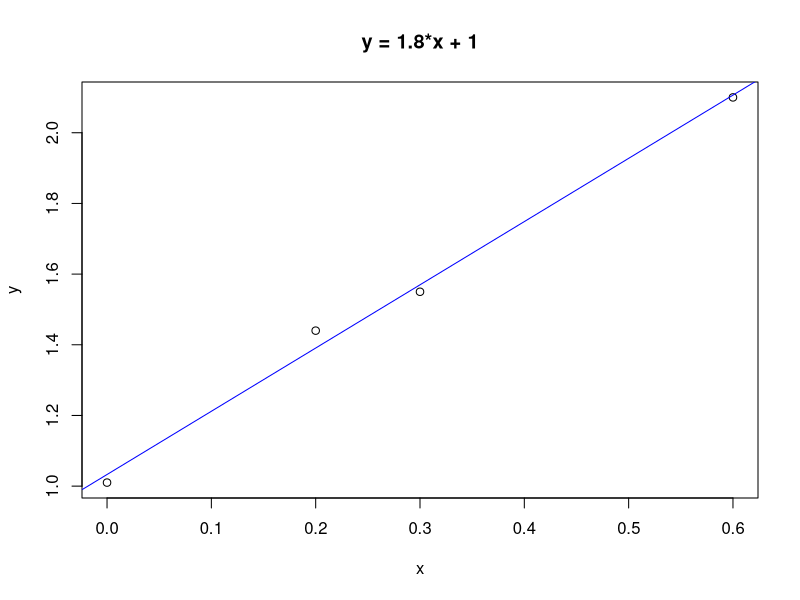
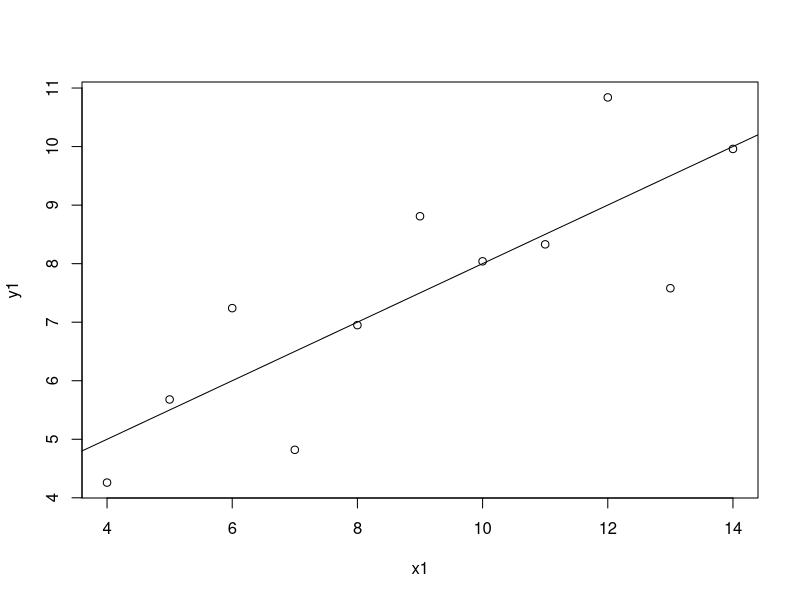
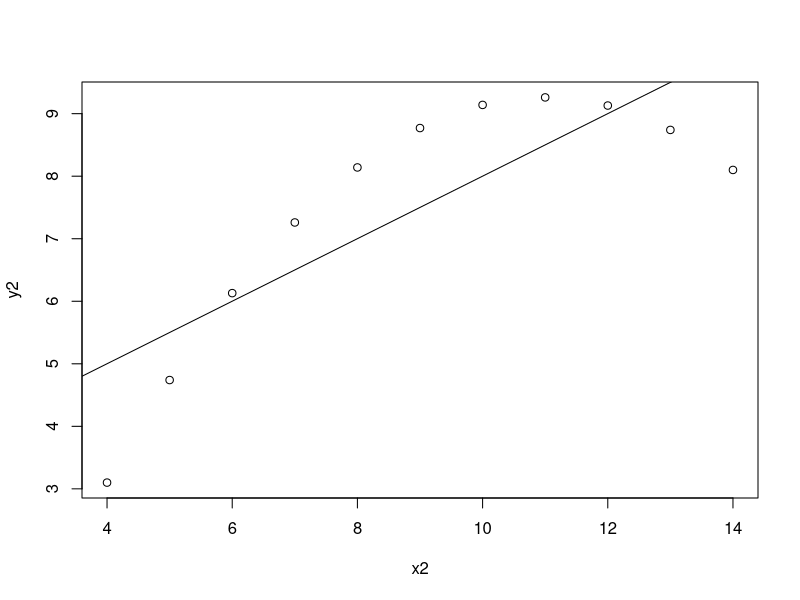
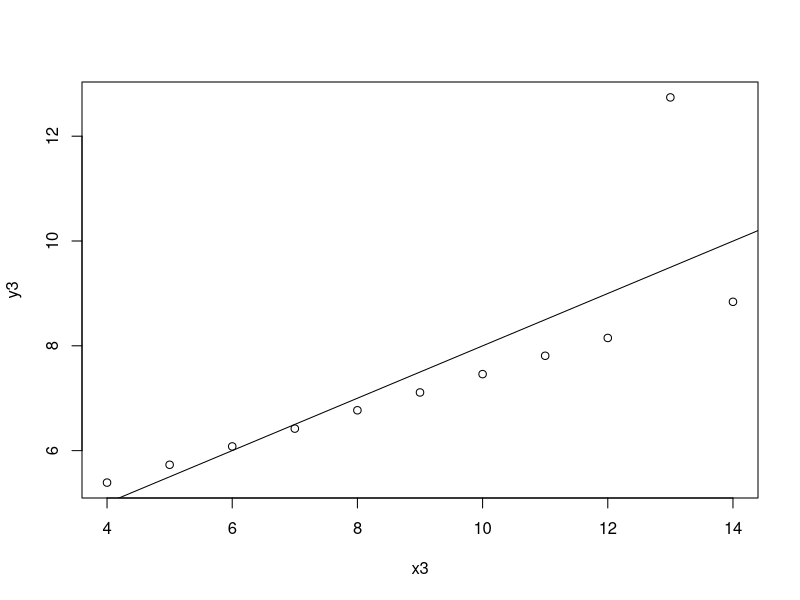
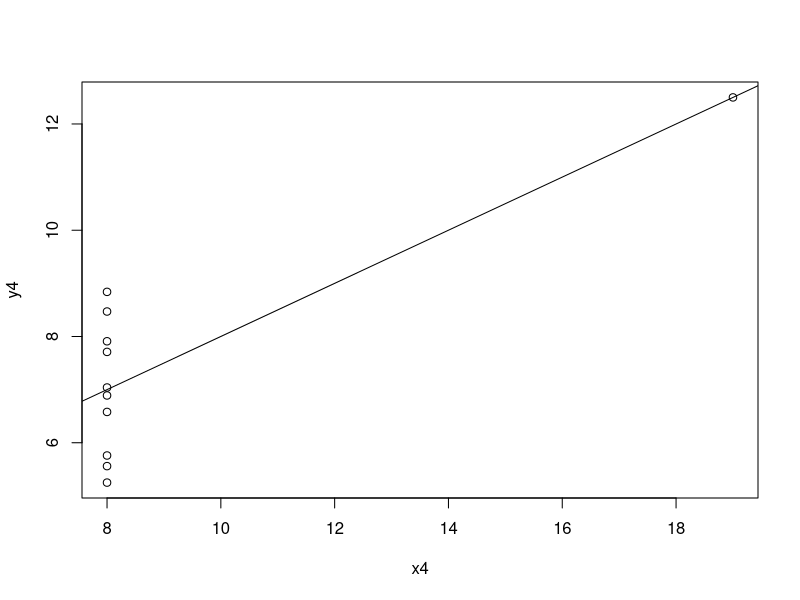
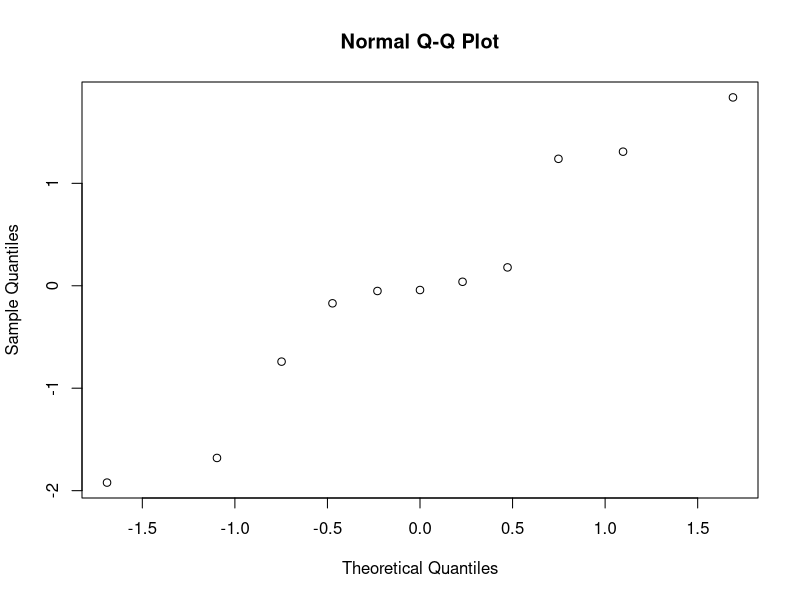
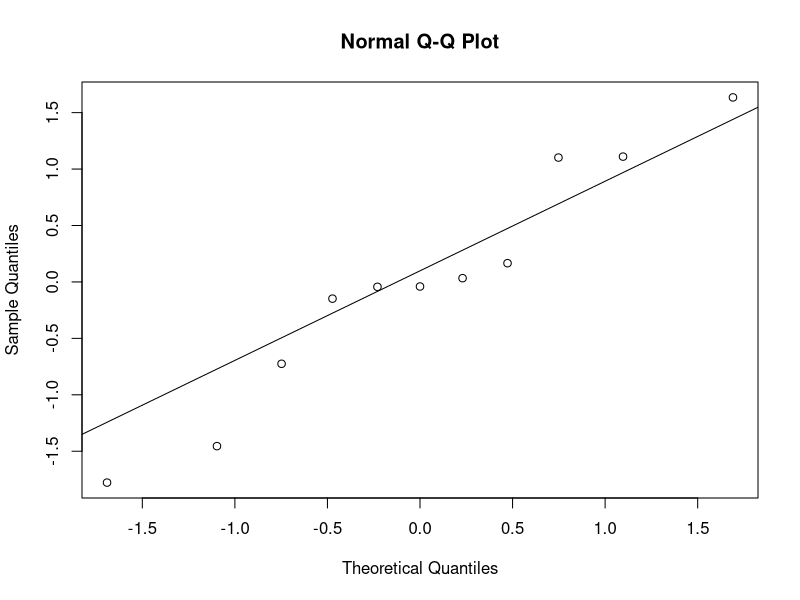
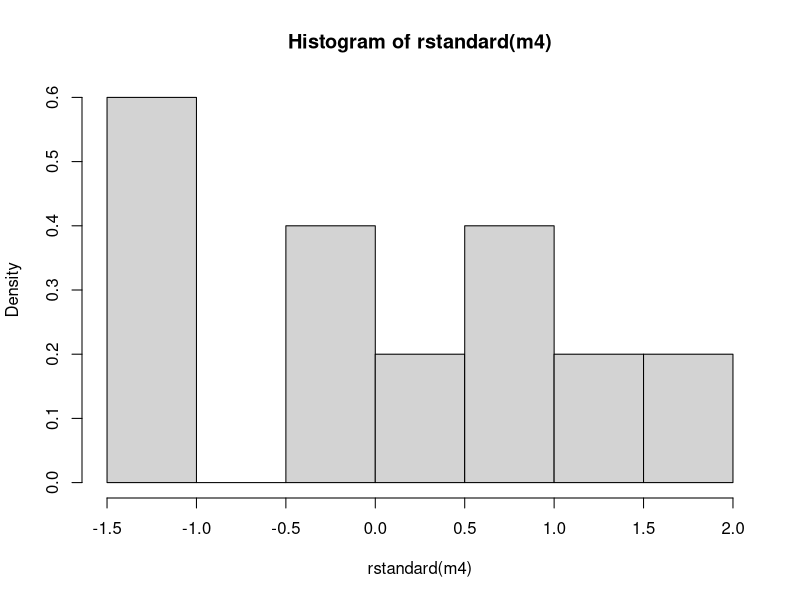

Source code (R) for these figures, in order:
require(stats)
attach(anscombe)
a <- read.csv('data/hooker-data.data')
x <- c(0, 0.2, 0.3, 0.6)
y <-  c(1.01, 1.44, 1.55, 2.1)
donnees <- data.frame(varx = x,
                      vary = y)
reg <- lm(vary~varx, data = donnees)
summary(reg)
coeff = coefficients(reg)
eq = paste0("y = ", round(coeff[2],1), "*x + ", round(coeff[1],1))

plot(x, y, main = eq)
abline(reg, col="blue")

Res = residuals(reg)
sum(Res)

#prediction y barre
coeff[2]*mean(x) + coeff[1]
mean(y)

#Variance totale 
Sy2 <- mean(y^2) - mean(y)^2
Sy2

#Variance expliquée par la régression
Sreg <- mean(reg$fitted.values^2)-mean(y)^2
Sreg

#Variance résiduelle 
Sres <- mean((reg$residuals)^2)
Sres

#Variance totale 
Stot <- Sreg+Sres
Stot


R2 <- Sreg/Sy2
R2


cor(reg$fitted.values,y , method='pearson')
m1 <- lm(y1 ~ x1)
plot(x1, y1)
abline(m1$coefficients[1], m1$coefficients[2])

m2 <- lm(y2 ~ x2)
plot(x2, y2)
abline(m2$coefficients[1], m2$coefficients[2])

m3 <- lm(y3 ~ x3)
plot(x3, y3)
abline(m3$coefficients[1], m3$coefficients[2])

m4 <- lm(y4 ~ x4)
plot(x4, y4)
abline(m4$coefficients[1], m4$coefficients[2])


#6
summary(m4)
qqnorm(m1$residuals)
rstandard(m4)

#normalité
qqnorm(rstandard(m1))
qqline(rstandard(m1))
hist(rstandard(m4), freq = FALSE)

plot(x4,rstandard(m4))
plot(m4$fitted.values, rstandard(m4))

#---Prediction Température---
summary(a)
a

#Modèle Température 
model_hooker <- lm(Pression ~ Temp, data = a)

#Vérifications des hypothèses
plot(a$Temp, a$Pression)
abline(model_hooker$coefficients[1], model_hooker$coefficients[2])


summary(model_hooker)
model_hooker$coefficients
qqnorm(model_hooker$residuals)
qqline(model_hooker$residuals)
plot(model_hooker$fitted.values, rstandard(model_hooker))
?predict.lm
?confint
#Intervalle de confiance
confint(model_hooker, level = 0.99)
data_test <- data.frame(Temp = c(97))
#intervalle de prédiction
predict(model_hooker, data_test, level=0.99, interval = 'confidence')
predict(model_hooker, data_test, interval = 'none')
model_hooker$coefficients[2]*97 + model_hooker$coefficients[1]
